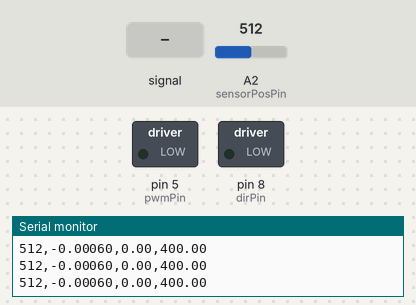
Recording of a sketch running on a simulated Arduino Uno, built with avr-gcc and run on an emulated ATmega328P. Parts: switched loads named in the sketch (green lamp = pin HIGH), the last lines printed to the serial monitor. The test bench sets the inputs (shaded band); at power-on: A2 (sensorPosPin) = 512.

Above: at 1.2 s.
1.3 s: A2 (sensorPosPin) fed a 200 Hz sine of ±460 counts around its level
At 2.6 s:
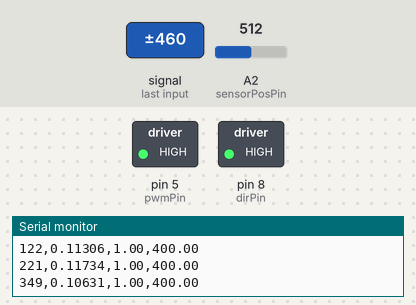
Timing chart, 0 to 4.3 s (numbered marks = the images above; inputs shaded):
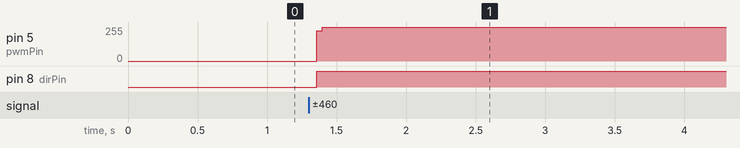

The sketch:

Project.ino
```cpp
#include <math.h>

// Pin declares
int pwmPin = 5; // PWM output pin for motor 1
int dirPin = 8; // direction output pin for motor 1
int sensorPosPin = A2; // input pin for MR sensor
int fsrPin = A3; // input pin for FSR sensor

// Position tracking variables
int updatedPos = 0;     // keeps track of the latest updated value of the MR sensor reading
int rawPos = 0;         // current raw reading from MR sensor
int lastRawPos = 0;     // last raw reading from MR sensor
int lastLastRawPos = 0; // last last raw reading from MR sensor
int flipNumber = 0;     // keeps track of the number of flips over the 180deg mark
int tempOffset = 0;
int rawDiff = 0;
int lastRawDiff = 0;
int rawOffset = 0;
int lastRawOffset = 0;
const int flipThresh = 700;  // threshold to determine whether or not a flip over the 180 degree mark occurred
boolean flipped = false;

// Kinematics variables
double xh = 0;           // position of the handle [m]
double lastXh = 0;     //last x position of the handle
double vh = 0;         //velocity of the handle
double lastVh = 0;     //last velocity of the handle
double lastLastVh = 0; //last last velocity of the handle

// Force output variables
double force = 0;           // force at the handle
double Tp = 0;              // torque of the motor pulley
double duty = 0;            // duty cylce (between 0 and 255)
unsigned int output = 0;    // output command to the motor
double k_wall = 400;          // Spring constant
int cnt = 0;
// --------------------------------------------------------------
// Setup function -- NO NEED TO EDIT
// --------------------------------------------------------------
void setup()
{
  // Set up serial communication
  Serial.begin(38400);

  // Set PWM frequency
  setPwmFrequency(pwmPin,1);

  // Input pins
  pinMode(sensorPosPin, INPUT); // set MR sensor pin to be an input
  pinMode(fsrPin, INPUT);       // set FSR sensor pin to be an input

  // Output pins
  pinMode(pwmPin, OUTPUT);  // PWM pin for motor A
  pinMode(dirPin, OUTPUT);  // dir pin for motor A

  // Initialize motor
  analogWrite(pwmPin, 0);     // set to not be spinning (0/255)
  digitalWrite(dirPin, LOW);  // set direction

  // Initialize position valiables
  lastLastRawPos = analogRead(sensorPosPin);
  lastRawPos = analogRead(sensorPosPin);
}

// --------------------------------------------------------------
// Serial Event
// Processing으로 받은 키를 처리
// --------------------------------------------------------------
void serialEvent() {
  while (Serial.available()) {
    // get the new byte:
    //char inChar = (char)Serial.read();
    int v = Serial.read();
    char vChar = (char) v;
    // 아래와 유사하게 구현해보세요
    switch(vChar){
      case '1':
        k_wall = 100;
        break;
      case '2':
        k_wall = 200;
        break;
      case '3':
        k_wall = 300;
        break;
      case '4':
        k_wall = 400;
        break;
      case '5':
        k_wall = 500;
        break;
      default:
        k_wall = 600;
    }
  }

}

// --------------------------------------------------------------
// Main Loop
// --------------------------------------------------------------
void loop()
{
  //*************************************************************
  //*** Section 1. Compute position in counts (do not change) ***
  //*************************************************************

  // Get voltage output by MR sensor
  rawPos = analogRead(sensorPosPin);  //current raw position from MR sensor

  // Calculate differences between subsequent MR sensor readings
  rawDiff = rawPos - lastRawPos;          //difference btwn current raw position and last raw position
  lastRawDiff = rawPos - lastLastRawPos;  //difference btwn current raw position and last last raw position
  rawOffset = abs(rawDiff);
  lastRawOffset = abs(lastRawDiff);

  // Update position record-keeping vairables
  lastLastRawPos = lastRawPos;
  lastRawPos = rawPos;

  // Keep track of flips over 180 degrees
  if((lastRawOffset > flipThresh) && (!flipped)) { // enter this anytime the last offset is greater than the flip threshold AND it has not just flipped
    if(lastRawDiff > 0) {        // check to see which direction the drive wheel was turning
      flipNumber--;              // cw rotation
    } else {                     // if(rawDiff < 0)
      flipNumber++;              // ccw rotation
    }
    if(rawOffset > flipThresh) { // check to see if the data was good and the most current offset is above the threshold
      updatedPos = rawPos + flipNumber*rawOffset; // update the pos value to account for flips over 180deg using the most current offset
      tempOffset = rawOffset;
    } else {                     // in this case there was a blip in the data and we want to use lastactualOffset instead
      updatedPos = rawPos + flipNumber*lastRawOffset;  // update the pos value to account for any flips over 180deg using the LAST offset
      tempOffset = lastRawOffset;
    }
    flipped = true;            // set boolean so that the next time through the loop won't trigger a flip
  } else {                        // anytime no flip has occurred
    updatedPos = rawPos + flipNumber*tempOffset; // need to update pos based on what most recent offset is
    flipped = false;
  }

  //*************************************************************
  //*** Section 2. Compute position in meters *******************
  //*************************************************************

  // ADD YOUR CODE HERE
  // Define kinematic parameters you may need
     double rh = 0.065659;   //[m]
  // Step 2.1: print updatedPos via serial monitor
     //Serial.println(updatedPos);
  // Step 2.6:
     double ts = -.0107*updatedPos + 4.9513; // Compute the angle of the sector pulley (ts) in degrees based on updatedPos
  // Step 2.7:
     xh = rh*(ts*3.14159/180);       // Compute the position of the handle based on ts
  // Step 2.8: print xh via serial monitor
     //Serial.println(xh,5);
  // Lab 4 Step 2.3: compute handle velocity
     vh = -(.95*.95)*lastLastVh + 2*.95*lastVh + (1-.95)*(1-.95)*(xh-lastXh)/.0001;  // filtered velocity (2nd-order filter)
     lastXh = xh;
     lastLastVh = lastVh;
     lastVh = vh;

  //*************************************************************
  //*** Section 3. Assign a motor output force in Newtons *******
  //*************************************************************

  // ADD YOUR CODE HERE
  // Define kinematic parameters you may need
     double rp = 0.004191;   //[m]
     double rs = 0.073152;   //[m]
  // Step 3.1:
     //force = -0.5; // In lab 3, you will generate a force by simply assigning this to a constant number (in Newtons)
  // Lab 4 Step 1.4: render a VIRTUAL SPRING
     //double k_spring = 30; //[N/m]
     //force = -k_spring*xh;
  // Lab 4 Step 2.4: render a VIRTUAL DAMPER
     //double b_damper = 0.35;
     //force = -b_damper*vh;
  // Lab 4 Step 3.3: render a VIRTUAL TEXTURE using the damping approach (there is a more clever way to do this)
//     double w = .005;  //width of damping area
//     double b_damper = 0.5;
//     for(int i=0; i<9; i=i+2){
//       if((abs(xh)>i*w)&&(abs(xh)<(i+1)*w)){
//         force = -b_damper*vh;
//       } else if((abs(xh)>(i+1)*w)&&(abs(xh)<(i+2)*w)){
//         force = 0;
//       }
//     }
  // render a VIRTUAL WALL
     double x_wall = 0.01;// 10 cm
     k_wall;
     if(xh>x_wall) {
       force = -k_wall*(xh-x_wall);
     } else {
       force = 0;
     }
  // Step 3.2:
     Tp = rp/rs * rh * force;    // Compute the require motor pulley torque (Tp) to generate that force

  //*************************************************************
  //*** Section 5. Force output (do not change) *****************
  //*************************************************************

  // Determine correct direction for motor torque
  if(force < 0) {
    digitalWrite(dirPin, HIGH);
  } else {
    digitalWrite(dirPin, LOW);
  }

  // Compute the duty cycle required to generate Tp (torque at the motor pulley)
  duty = sqrt(abs(Tp)/0.03);

  // Make sure the duty cycle is between 0 and 100%
  if (duty > 1) {
    duty = 1;
  } else if (duty < 0) {
    duty = 0;
  }

  // Output
  if(++cnt %20 ==0)
  {
    Serial.print(rawPos);
    Serial.print(",");
    Serial.print(xh,5);
    Serial.print(",");
    Serial.print(duty);
    Serial.print(",");
    Serial.println(k_wall);
    cnt = 0;
  }

  output = (int)(duty* 255);   // convert duty cycle to output signal
  analogWrite(pwmPin,output);  // output the signal
}

// --------------------------------------------------------------
// Function to set PWM Freq -- DO NOT EDIT
// --------------------------------------------------------------
void setPwmFrequency(int pin, int divisor) {
  byte mode;
  if(pin == 5 || pin == 6 || pin == 9 || pin == 10) {
    switch(divisor) {
      case 1: mode = 0x01; break;
      case 8: mode = 0x02; break;
      case 64: mode = 0x03; break;
      case 256: mode = 0x04; break;
      case 1024: mode = 0x05; break;
      default: return;
    }
    if(pin == 5 || pin == 6) {
      TCCR0B = TCCR0B & 0b11111000 | mode;
    } else {
      TCCR1B = TCCR1B & 0b11111000 | mode;
    }
  } else if(pin == 3 || pin == 11) {
    switch(divisor) {
      case 1: mode = 0x01; break;
      case 8: mode = 0x02; break;
      case 32: mode = 0x03; break;
      case 64: mode = 0x04; break;
      case 128: mode = 0x05; break;
      case 256: mode = 0x06; break;
      case 1024: mode = 0x7; break;
      default: return;
    }
    TCCR2B = TCCR2B & 0b11111000 | mode;
  }
}
```

Measured:
- after the input at 1.3 s, pin 5 (pwmPin): 0/255 → 255/255 after 0.06 s; pin 8 (dirPin): LOW → HIGH after 0.06 s
